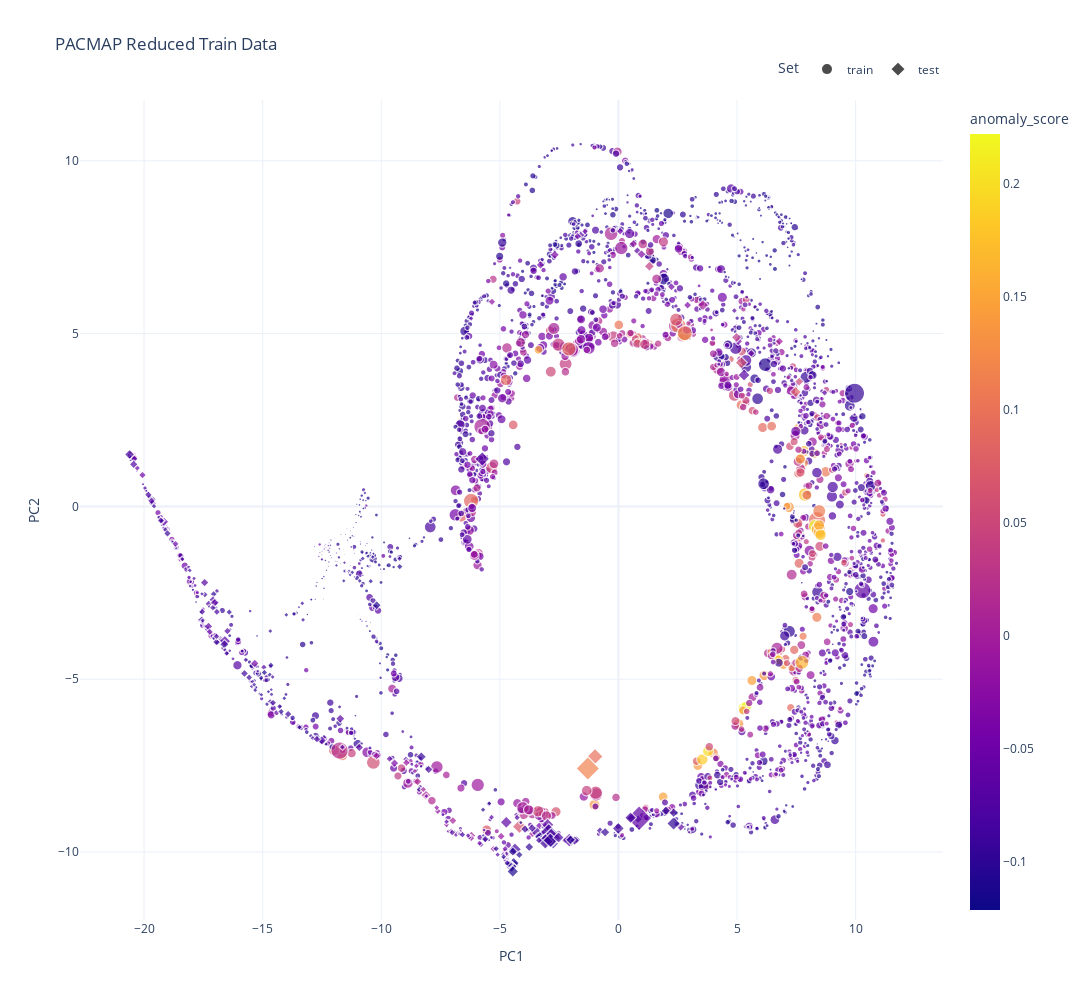

Notebook source saved alongside this figure:
### Code cell
# visualize the reduced data with a 3d scatter plot using plotly
fig = px.scatter(df_results, x='PC1', y='PC2', title="PACMAP Reduced Train Data", height=1000, width=1200, template="plotly_white",
                 color=df_results['anomaly_score'], size=df_results['reconstruction_error_pca'], symbol=df_results['set'],
                 hover_name=df_results.index, hover_data=['anomaly_score', 'reconstruction_error_pca', 'set'])
# change hover data to show index
#fig.update_traces(hovertemplate=df_pacmap.index)
# move symbol legend to the top right
fig.update_layout(legend=dict(title='Set', orientation='h', yanchor='bottom', y=1.02, xanchor='right', x=1))
# change color scale to viridis
fig.update_traces(marker=dict(colorscale='Viridis', showscale=True, colorbar=dict(title='Anomaly Score')))
fig.show()

### Figure 1 — Plotly figure (JSON) as saved in the notebook; plotly's stock layout.template omitted (floating-point values rounded to 4 significant figures; data arrays with more than 128 entries replaced by an {"elided": "..."} marker saying what was removed)
{"data": [{"customdata": {"elided": "2700x3 mixed values"}, "hovertemplate": "<b>%{hovertext}</b><br><br>set=%{customdata[2]}<br>PC1=%{x}<br>PC2=%{y}<br>reconstruction_error_pca=%{customdata[1]}<br>anomaly_score=%{marker.color}<extra></extra>", "hovertext": {"elided": "2700 str values"}, "legendgroup": "train", "marker": {"color": {"elided": "2700 float values"}, "coloraxis": "coloraxis", "colorbar": {"title": {"text": "Anomaly Score"}}, "colorscale": [[0, "#440154"], [0.1111, "#482878"], [0.2222, "#3e4989"], [0.3333, "#31688e"], [0.4444, "#26828e"], [0.5556, "#1f9e89"], [0.6667, "#35b779"], [0.7778, "#6ece58"], [0.8889, "#b5de2b"], [1, "#fde725"]], "showscale": true, "size": {"elided": "2700 float values"}, "sizemode": "area", "sizeref": 1.4e-06, "symbol": "circle"}, "mode": "markers", "name": "train", "showlegend": true, "type": "scattergl", "x": {"elided": "2700 float values"}, "xaxis": "x", "y": {"elided": "2700 float values"}, "yaxis": "y"}, {"customdata": {"elided": "300x3 mixed values"}, "hovertemplate": "<b>%{hovertext}</b><br><br>set=%{customdata[2]}<br>PC1=%{x}<br>PC2=%{y}<br>reconstruction_error_pca=%{customdata[1]}<br>anomaly_score=%{marker.color}<extra></extra>", "hovertext": {"elided": "300 str values"}, "legendgroup": "test", "marker": {"color": {"elided": "300 float values"}, "coloraxis": "coloraxis", "colorbar": {"title": {"text": "Anomaly Score"}}, "colorscale": [[0, "#440154"], [0.1111, "#482878"], [0.2222, "#3e4989"], [0.3333, "#31688e"], [0.4444, "#26828e"], [0.5556, "#1f9e89"], [0.6667, "#35b779"], [0.7778, "#6ece58"], [0.8889, "#b5de2b"], [1, "#fde725"]], "showscale": true, "size": {"elided": "300 float values"}, "sizemode": "area", "sizeref": 1.4e-06, "symbol": "diamond"}, "mode": "markers", "name": "test", "showlegend": true, "type": "scattergl", "x": {"elided": "300 float values"}, "xaxis": "x", "y": {"elided": "300 float values"}, "yaxis": "y"}], "layout": {"coloraxis": {"colorbar": {"title": {"text": "anomaly_score"}}, "colorscale": [[0, "#0d0887"], [0.1111, "#46039f"], [0.2222, "#7201a8"], [0.3333, "#9c179e"], [0.4444, "#bd3786"], [0.5556, "#d8576b"], [0.6667, "#ed7953"], [0.7778, "#fb9f3a"], [0.8889, "#fdca26"], [1, "#f0f921"]]}, "height": 1000, "legend": {"itemsizing": "constant", "orientation": "h", "title": {"text": "Set"}, "tracegroupgap": 0, "x": 1, "xanchor": "right", "y": 1.02, "yanchor": "bottom"}, "title": {"text": "PACMAP Reduced Train Data"}, "width": 1200, "xaxis": {"anchor": "y", "domain": [0, 1], "title": {"text": "PC1"}}, "yaxis": {"anchor": "x", "domain": [0, 1], "title": {"text": "PC2"}}}}
